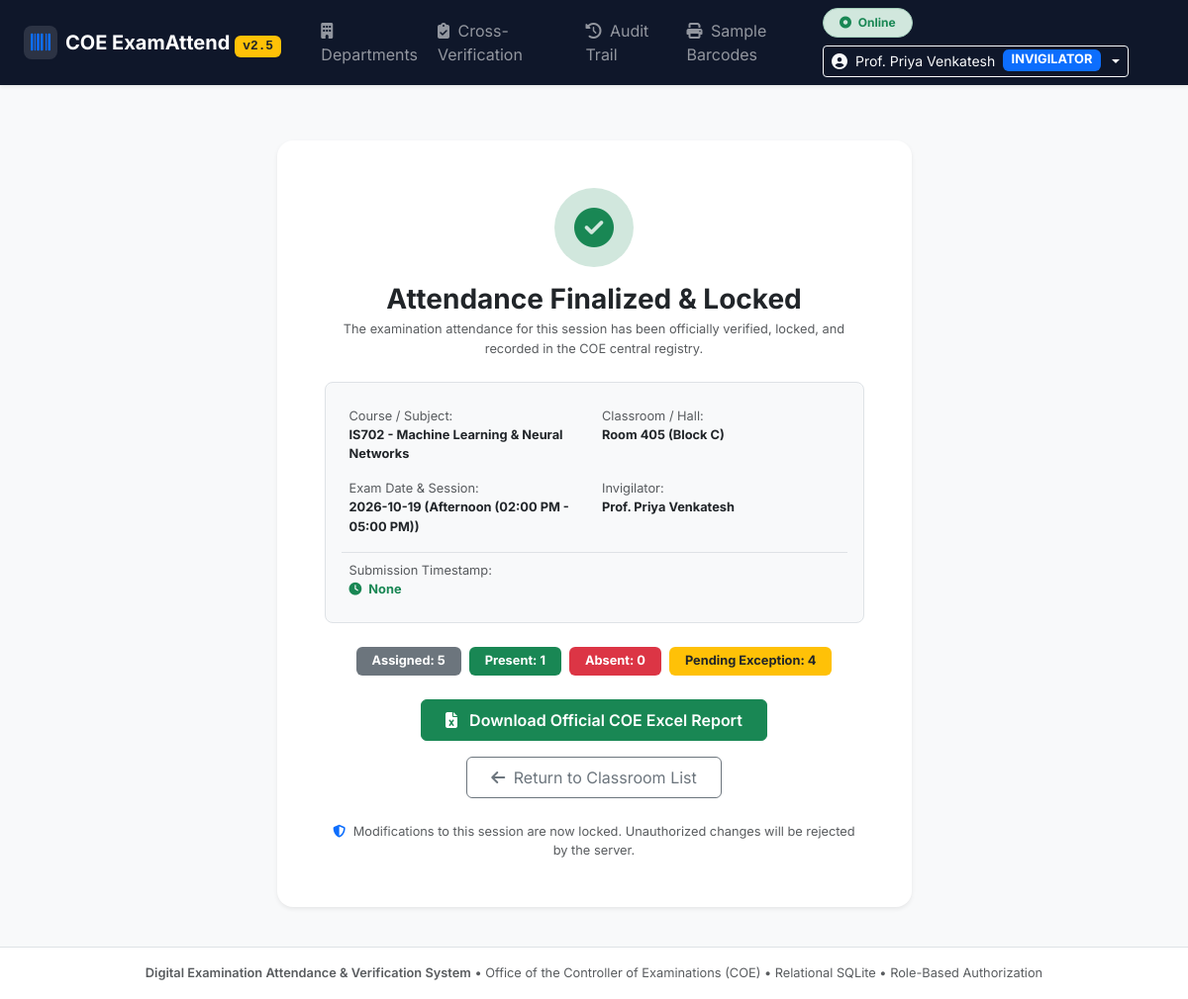
The page /sessions/2/submitted (signed in) on the database its author committed.
### tables this page shows
CREATE TABLE exam_sessions (
        id INTEGER PRIMARY KEY AUTOINCREMENT,
        course_code TEXT NOT NULL,
        course_name TEXT NOT NULL,
        exam_date TEXT NOT NULL,
        exam_session TEXT NOT NULL,
        room_number TEXT NOT NULL,
        qp_code TEXT NOT NULL,
        invigilator_name TEXT NOT NULL,
        invigilator_id TEXT NOT NULL,
        status TEXT DEFAULT 'IN_PROGRESS', -- 'IN_PROGRESS', 'LOCKED'
        locked_at TEXT,
        locked_by TEXT,
        created_at TEXT DEFAULT CURRENT_TIMESTAMP
    , exam_id INTEGER, subject_id INTEGER, department_id INTEGER, classroom_id INTEGER, invigilator_user_id INTEGER, submitted_at TEXT);

### app.py (the view)
@app.route('/sessions/<int:session_id>/submitted')
@login_required
def session_submitted_view(session_id):
    conn = get_db()
    cursor = conn.cursor()
    cursor.execute('SELECT * FROM exam_sessions WHERE id = ?', (session_id,))
    row = cursor.fetchone()
    if not row:
        conn.close()
        return "Session not found", 404
    session_data = dict(row)
    cursor.execute('SELECT * FROM students WHERE session_id = ?', (session_id,))
    students = [dict(r) for r in cursor.fetchall()]
    conn.close()
    stats = {
        'total': len(students),
        'present': sum(1 for s in students if s['attendance_status'] == 'PRESENT'),
        'absent': sum(1 for s in students if s['attendance_status'] == 'ABSENT'),
        'pending': sum(1 for s in students if s['attendance_status'] == 'PENDING')
    }
    return render_template('submitted.html', session_data=session_data, stats=stats)

### app.py (called while the page is built)
def login_required(f):
    @wraps(f)
    def decorated_function(*args, **kwargs):
        if not session.get('user_id'):
            if request.path.startswith('/api/'):
                return jsonify({'success': False, 'message': 'Authentication required. Please log in.'}), 401
            return redirect(url_for('login', next=request.path))
        return f(*args, **kwargs)
    return decorated_function

### database.py (called while the page is built)
def get_db(db_path=None):
    path = db_path or DB_PATH
    conn = sqlite3.connect(path, timeout=30.0)
    try:
        conn.execute("PRAGMA journal_mode=WAL;")
    except Exception:
        pass
    conn.execute("PRAGMA busy_timeout=15000;")
    conn.execute("PRAGMA foreign_keys=ON;")
    conn.row_factory = sqlite3.Row
    return conn

### templates/submitted.html (shortened to what this page needs)
{% extends 'base.html' %}
{% block content %}
<div class="container py-4">
    <div class="row justify-content-center">
        <div class="col-12 col-md-9 col-lg-7">
            <div class="card border-0 shadow-sm rounded-4 overflow-hidden bg-white text-center p-4 p-md-5">
                <div class="rounded-circle bg-success-subtle text-success mx-auto d-flex align-items-center justify-content-center mb-3" style="width: 80px; height: 80px;">
                    <i class="fa-solid fa-circle-check fs-1"></i>
                </div>
                <h3 class="fw-bold text-dark mb-1">Attendance Finalized & Locked</h3>
                <p class="text-muted fs-7 mb-4">
                    The examination attendance for this session has been officially verified, locked, and recorded in the COE central registry.
                </p>
                <div class="p-4 bg-light rounded-3 border text-start mb-4">
                    <div class="row g-3 fs-7">
                        <div class="col-6">
                            <span class="text-muted">Course / Subject:</span><br>
                            <strong class="text-dark">{{ session_data.course_code }} - {{ session_data.course_name }}</strong>
                        </div>
                        <div class="col-6">
                            <span class="text-muted">Classroom / Hall:</span><br>
                            <strong class="text-dark">{{ session_data.room_number }}</strong>
                        </div>
                        <div class="col-6">
                            <span class="text-muted">Exam Date & Session:</span><br>
                            <strong class="text-dark">{{ session_data.exam_date }} ({{ session_data.exam_session }})</strong>
                        </div>
                        <div class="col-6">
                            <span class="text-muted">Invigilator:</span><br>
                            <strong class="text-dark">{{ session_data.invigilator_name }}</strong>
                        </div>
                        <div class="col-12 border-top pt-2">
                            <span class="text-muted">Submission Timestamp:</span><br>
                            <strong class="text-success"><i class="fa-solid fa-clock me-1"></i> {{ session_data.locked_at }}</strong>
                        </div>
                    </div>
                </div>
                <div class="d-flex justify-content-center flex-wrap gap-2 mb-4">
                    <span class="badge bg-secondary px-3 py-2 fs-7">Assigned: {{ stats.total }}</span>
                    <span class="badge bg-success px-3 py-2 fs-7">Present: {{ stats.present }}</span>
                    <span class="badge bg-danger px-3 py-2 fs-7">Absent: {{ stats.absent }}</span>
                    {% if stats.pending > 0 %}
                    <span class="badge bg-warning text-dark px-3 py-2 fs-7">Pending Exception: {{ stats.pending }}</span>
                    {% endif %}
                </div>
                <div class="d-flex flex-wrap justify-content-center gap-3">
                    <a href="/download_report/{{ session_data.id }}" class="btn btn-success fw-semibold px-4 py-2">
                        <i class="fa-solid fa-file-excel me-2"></i> Download Official COE Excel Report
                    </a>
                    <a href="/departments/{{ session_data.department_id }}/classrooms" class="btn btn-outline-secondary px-4 py-2">
                        <i class="fa-solid fa-arrow-left me-1"></i> Return to Classroom List
                    </a>
                </div>
                <div class="mt-4 text-muted fs-7">
                    <i class="fa-solid fa-shield-halved text-primary me-1"></i>
                    Modifications to this session are now locked. Unauthorized changes will be rejected by the server.
                </div>
            </div>
        </div>
    </div>
</div>
{% endblock %}

### static/css/style.css (style rules this page uses)
:root { --navy-blue: #0f172a; --navy-surface: #1e293b; --primary-blue: #2563eb; --emerald-green: #059669; --crimson-red: #dc2626; --amber-warning: #d97706; }
body { font-family: 'Inter', system-ui, -apple-system, sans-serif; color: #1e293b; background-color: #f8fafc; }
.fs-7 { font-size: 0.8rem !important; }
.card { border-radius: 12px; border: 1px solid #e2e8f0; }

### rows shown on the page
exam_sessions: course_code "IS702", course_name "Machine Learning & Neural Networks", room_number "Room 405 (Block C)", exam_date "2026-10-19", exam_session "Afternoon (02:00 PM - 05:00 PM)", invigilator_name "Prof. Priya Venkatesh"

### other values the page prints
{{ session.get('full_name', 'User') }} "Prof. Priya Venkatesh"
{{ session_data.locked_at }} "None"
{{ stats.total }} "5"
{{ stats.present }} "1"
{{ stats.absent }} "0"
{{ stats.pending }} "4"
